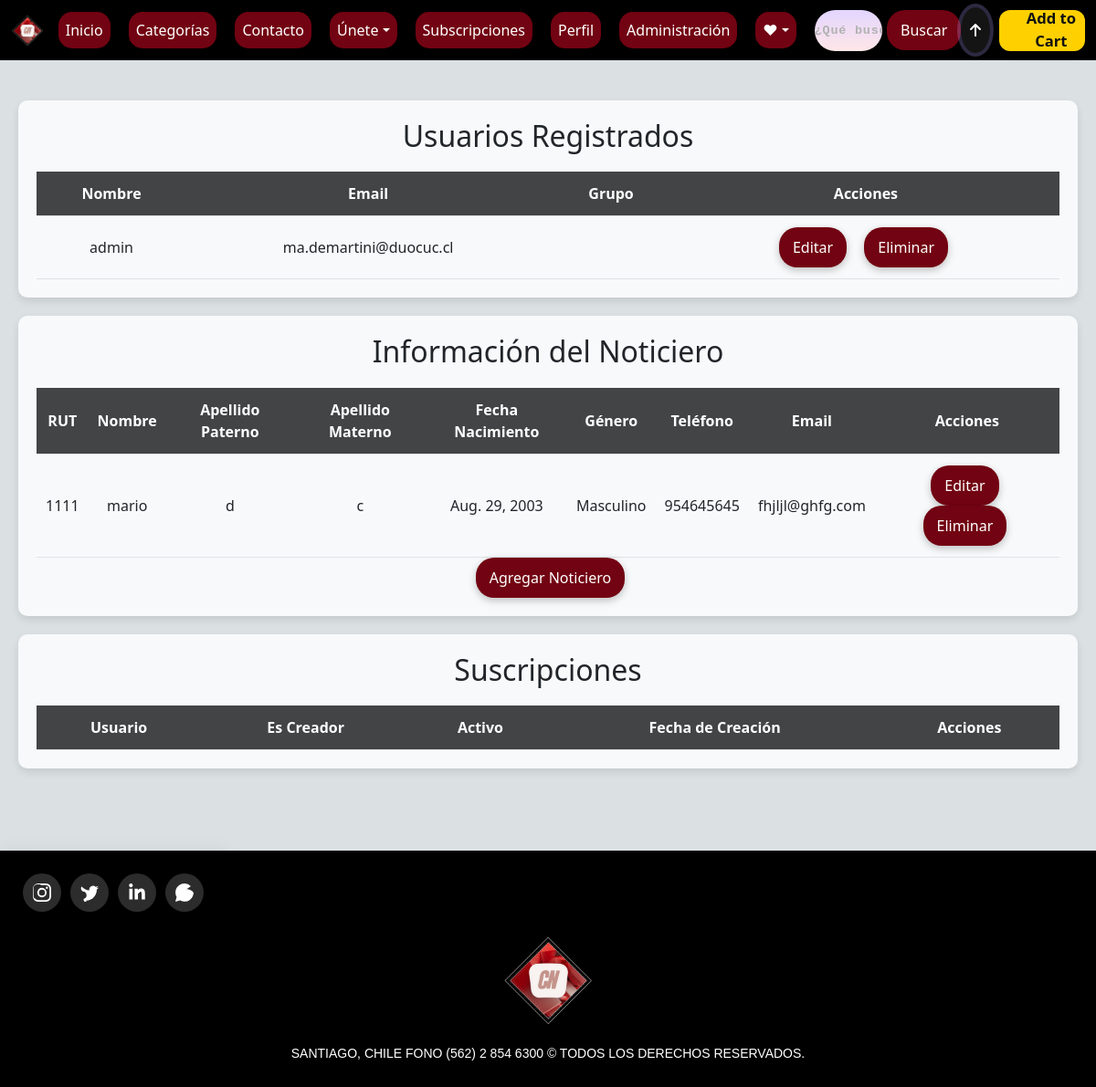
Before: /crud/ (signed in) with the older database file.
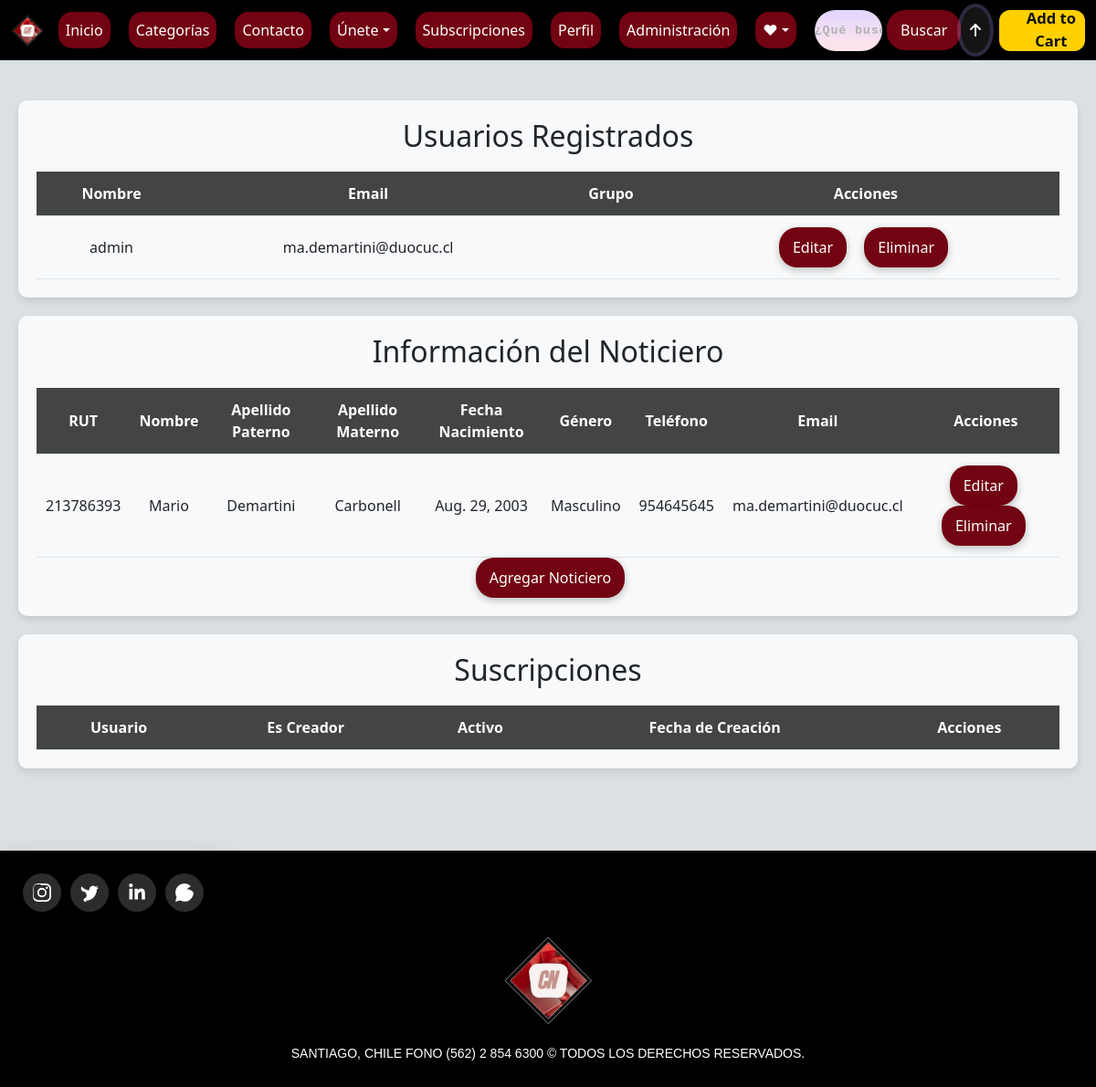
After: the same page with the newer database file.
### noticiero/models.py (models this page shows, shortened)
class Noticiero(models.Model):
    rut = models.CharField(primary_key=True, max_length=10)
    nombre = models.CharField(max_length=20)
    apellido_paterno = models.CharField(max_length=20)
    apellido_materno = models.CharField(max_length=20)
    fecha_nacimiento = models.DateField(blank=False, null=False)
    id_genero = models.ForeignKey(Genero, on_delete=models.CASCADE, db_column='idGenero')
    telefono = models.CharField(max_length=45)
    email = models.EmailField(unique=True, max_length=100, blank=True, null=True)
    direccion = models.CharField(max_length=50, blank=True, null=True)
    activo = models.IntegerField()
    class Meta:
        ordering = ['rut']

class Genero(models.Model):
    id_genero = models.AutoField(db_column='idGenero', primary_key=True)
    genero = models.CharField(max_length=20, blank=False, null=False)

### noticiero/views.py (the view)
# urls.py: path('crud/', views.crud, name='crud'),
@staff_member_required
def crud(request):
    users = User.objects.all()
    noticieros = Noticiero.objects.all()
    subscriptions = Subscription.objects.all()
    context = {
        'users': users,
        'noticieros': noticieros,
        'subscriptions': subscriptions
    }
    return render(request, 'noticiero/VistaAdmin/Crud/crud.html',context)

### noticiero/templates/noticiero/VistaAdmin/Crud/crud.html (shortened to what the changed rows need)
{% load static %}
<!DOCTYPE html>
<html lang="es">
<head>
    {% load bootstrap5 %}
    {% bootstrap_css %}
    <link rel="stylesheet" href="{% static 'css/styles.css' %}">
    <link rel="stylesheet" href="{% static 'css/stylesIncludes.css' %}">
    <link rel="stylesheet" href="{% static 'css/stylesVistas.css' %}">
    <link rel="stylesheet" href="{% static 'css/stylesIcon.css' %}">
    <link rel="stylesheet" href="{% static 'css/stylesCrud.css' %}">
</head>
<body style="background-color: #DBE0E3;">
    <div class="container mt-4">
        <div class="cardCrud-1">
            <h2 class="card-title">Usuarios Registrados</h2>
            <div class="table-responsive">
                <table class="crud-table">
                    <thead>
                        <tr>
                            <th>Nombre</th>
                            <th>Email</th>
                            <th>Grupo</th>
                            <th>Acciones</th>
                        </tr>
                    </thead>
                    <tbody>
                        {% for user in users %}
                        <tr>
                            <td>{{ user.username }}</td>
                            <td>{{ user.email }}</td>
                            <td>
                            </td>
                            <td>
                                <a href="{% url 'user_edit' user.pk %}" class="custom-btn btn search-button">Editar</a>
                                <a href="{% url 'user_delete' user.pk %}" class="custom-btn btn search-button">Eliminar</a>
                            </td>
                        </tr>
                        {% endfor %}
                    </tbody>
                </table>
            </div>
        </div>
        <div class="cardCrud-1">
            <h2 class="card-title">Información del Noticiero</h2>
            <div class="table-responsive">
                <table class="crud-table">
                    <thead>
                        <tr>
                            <th>RUT</th>
                            <th>Nombre</th>
                            <th>Apellido Paterno</th>
                            <th>Apellido Materno</th>
                            <th>Fecha Nacimiento</th>
                            <th>Género</th>
                            <th>Teléfono</th>
                            <th>Email</th>
                            <th>Acciones</th>
                        </tr>
                    </thead>
                    <tbody>
                        {% for noticiero in noticieros %}
                        <tr>
                            <td>{{ noticiero.rut }}</td>
                            <td>{{ noticiero.nombre }}</td>
                            <td>{{ noticiero.apellido_paterno }}</td>
                            <td>{{ noticiero.apellido_materno }}</td>
                            <td>{{ noticiero.fecha_nacimiento }}</td>
                            <td>{{ noticiero.id_genero.genero }}</td>
                            <td>{{ noticiero.telefono }}</td>
                            <td>{{ noticiero.email }}</td>
                            <td>
                                <a href="{% url 'noticiero_edit' noticiero.rut %}" class="custom-btn btn search-button">Editar</a>
                                <a href="{% url 'noticiero_delete' noticiero.rut %}" class="custom-btn btn search-button">Eliminar</a>
                            </td>
                        </tr>
                        {% endfor %}
                    </tbody>
                </table>
            </div>
        </div>
        <div class="cardCrud-1">
            <h2 class="card-title">Suscripciones</h2>
            <div class="table-responsive">
                <table class="crud-table">
                    <thead>
                        <tr>
                            <th>Usuario</th>
                            <th>Es Creador</th>
                            <th>Activo</th>
                            <th>Fecha de Creación</th>
                            <th>Acciones</th>
                        </tr>
                    </thead>
                </table>
            </div>
        </div>
    </div>
</body>
</html>

Changed rows visible on the page:
removed Noticiero: rut "1111", nombre "mario", apellido_paterno "d", apellido_materno "c", fecha_nacimiento "Aug. 29, 2003", id_genero.genero "Masculino", telefono "954645645", email "fhjljl@ghfg.com"
added Noticiero: rut "213786393", nombre "Mario", apellido_paterno "Demartini", apellido_materno "Carbonell", fecha_nacimiento "Aug. 29, 2003", id_genero.genero "Masculino", telefono "954645645", email "ma.demartini@duocuc.cl"
